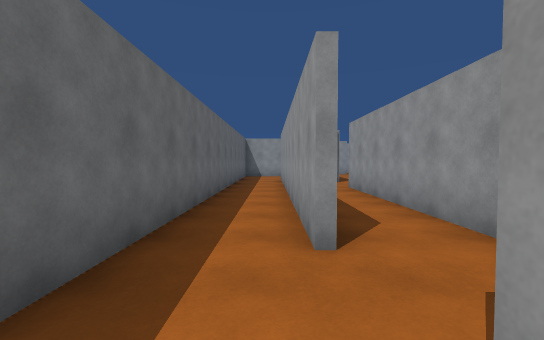
[1] (above)

18 first-person views from a walk through a Unity game level. The camera is 1.5 m above the floor, tilts 2° down and sees 90° across. The floor is counted in squares, 1.8 m on a side. Each view is taken from the middle of a square. On the plan, view 1 faces up. The plan holds only what a view shows up to about 10 squares ahead; the rest is blank. The place goes on beyond the plan. The player is left out.

[2]
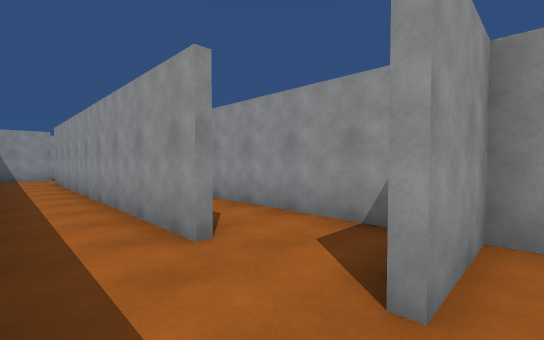

[3]
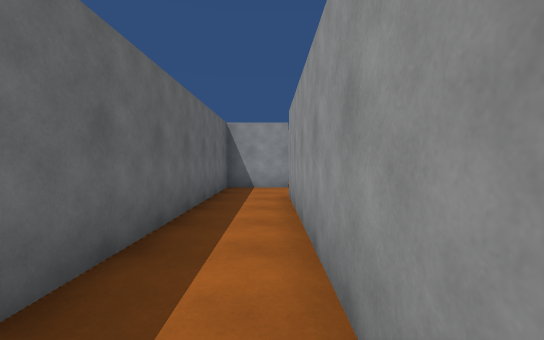

[4]
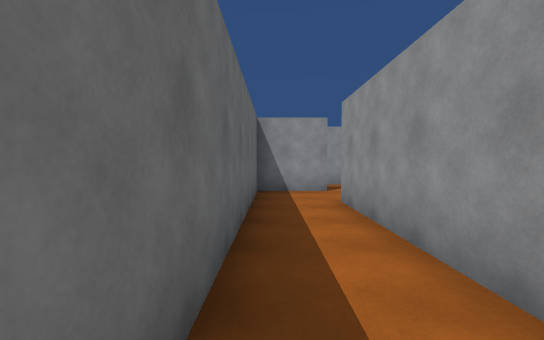

[5]
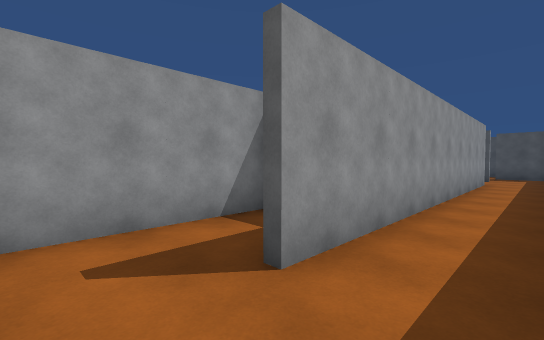

[6]
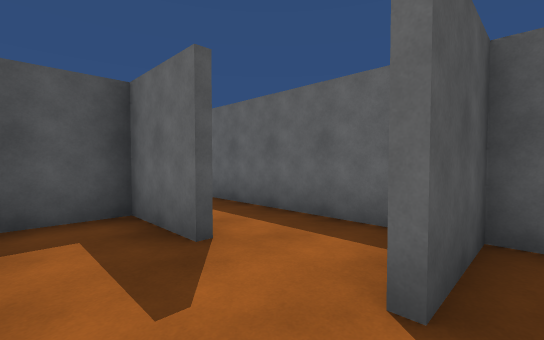

[7]
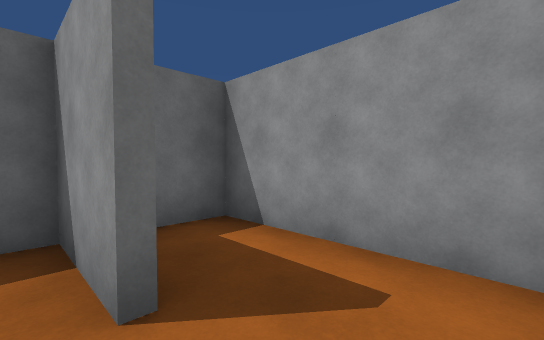

[8]
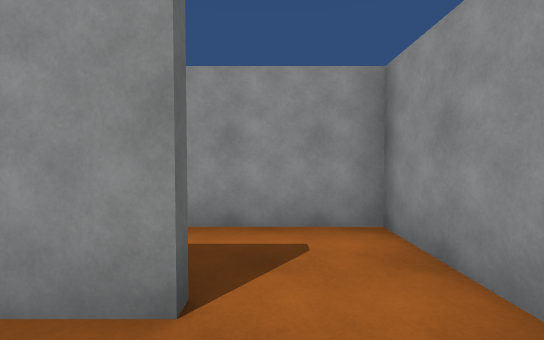

[9]
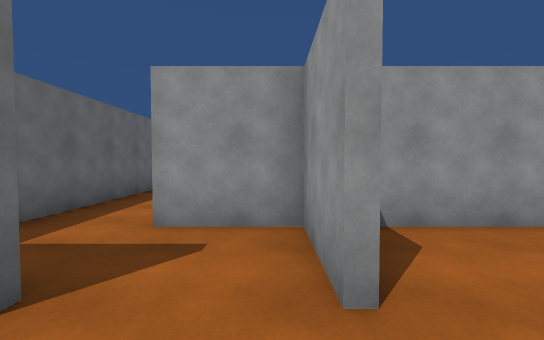

[10]
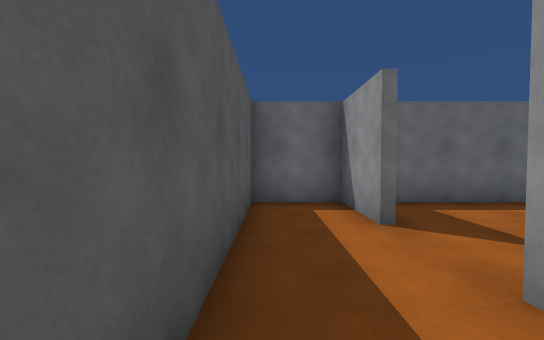

[11]
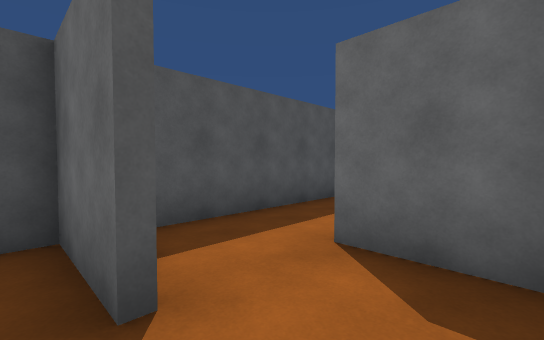

[12]
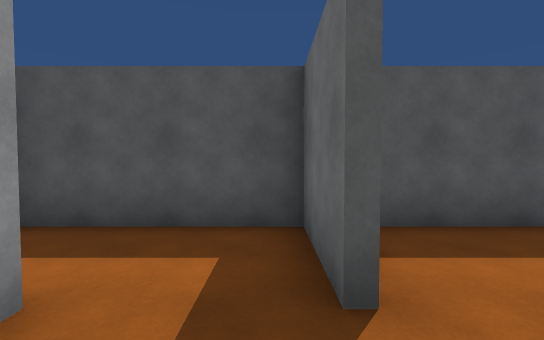

[13]
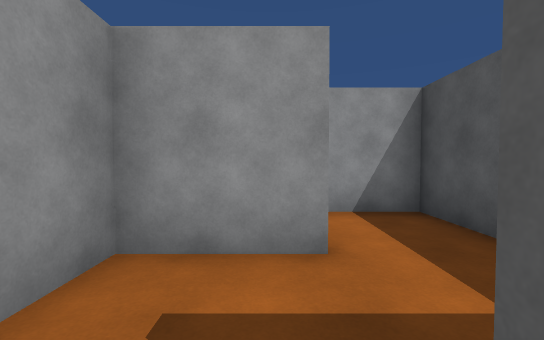

[14]
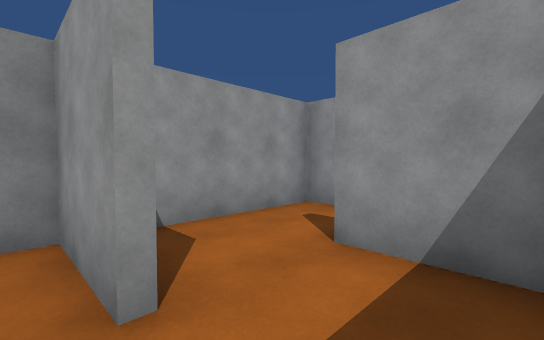

[15]
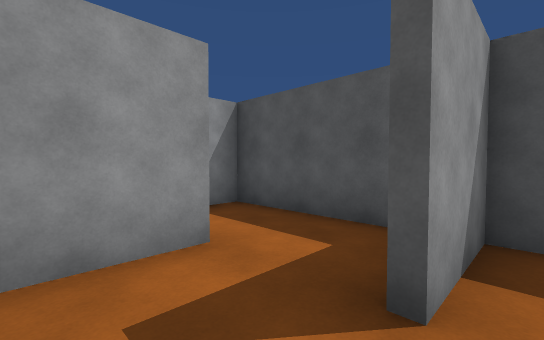

[16]
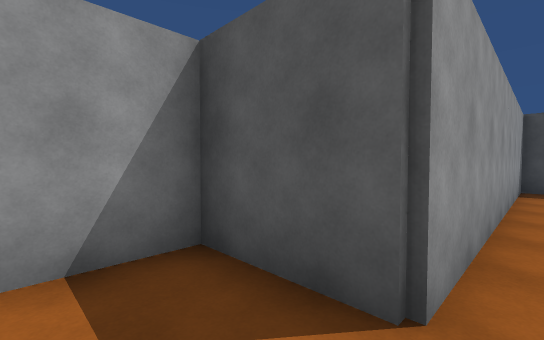

[17]
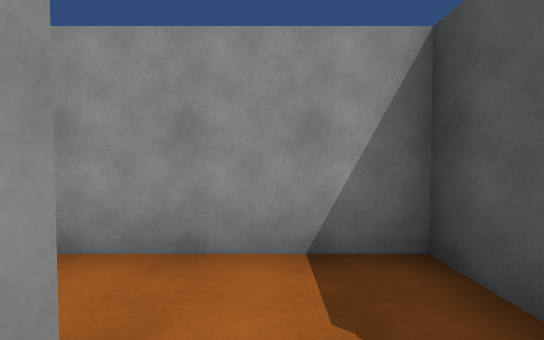

[18]
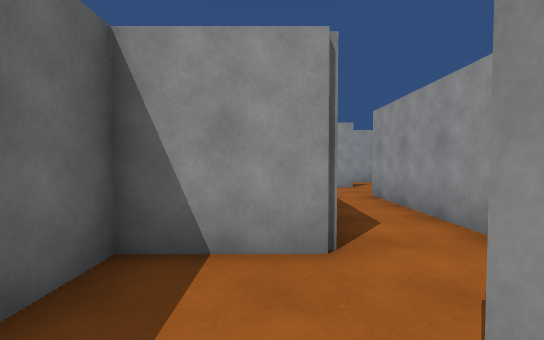

### Floor plan
Ten units are one square. View 1 is at (0, 0); x grows to the right and y downward. Boxes are objects, and circles mark ways between rooms. Rooms are numbered by the first view taken in them; rooms with no view inside come last. Other rooms are left out.
<svg viewBox="-20 -169 135 208">
<path fill="none" stroke="#000" d="M-14 -14 -14 6M24 15 24 -4 5 -4M5 -106 21 -106M24 -108 24 -145M6 -126 6 -110M6 -144 -15 -144M-14 -149 -14 -14M4 -24 4 -125M24 -145 24 -164 -14 -164 -14 -149M-15 -146 5 -146M5 15 -14 15 -14 34 26 34M26 34 38 34M44 -4 32 -4M26 -1 26 15M64 16 64 -4 44 -4M46 14 46 34 65 34M65 34 84 34 84 15M84 -4 72 -4M26 -104 5 -104M6 -110 6 -94M19 -6 24 -6 24 -86M24 -86 44 -86 44 -145M104 16 104 -4 84 -4M92 34 104 34"/>
<circle cx="-5" cy="-10" r="3" fill="#2a7"/>
<circle cx="15" cy="10" r="3" fill="#2a7"/>
<circle cx="15" cy="-150" r="3" fill="#2a7"/>
<circle cx="10" cy="-20" r="3" fill="#2a7"/>
<circle cx="30" cy="25" r="3" fill="#2a7"/>
<circle cx="50" cy="5" r="3" fill="#2a7"/>
<circle cx="70" cy="25" r="3" fill="#2a7"/>
<circle cx="90" cy="5" r="3" fill="#2a7"/>
<circle cx="30" cy="-100" r="3" fill="#2a7"/>
<text x="0" y="0">1</text>
<text x="0" y="-90">2</text>
<text x="10" y="-160">3</text>
<text x="0" y="20">4</text>
<text x="40" y="20">5</text>
<text x="60" y="10">6</text>
<text x="80" y="20">7</text>
<text x="20" y="-60">8</text>
<text x="40" y="-120">9</text>
<text x="100" y="10">10</text>
</svg>
Room 1 opens to room 2. Room 1 opens to room 4. Room 2 opens to room 3. Room 2 opens to room 8. Room 4 opens to room 5. Room 5 opens to room 6. Room 6 opens to room 7. Room 7 opens to room 10. Room 8 opens to room 9.

Where each view was taken, in squares from view 1:
view 1: 0 up, 0 right, facing up
view 2: 0 up, 1 left, facing up-right
view 3: 6 up, 0 right, facing up
view 4: 7 up, 1 left, facing up
view 5: 14 up, 1 left, facing down-right
view 6: 15 up, 2 right, facing down-left
view 7: 14 up, 2 right, facing up-left
view 8: 13 up, 1 right, facing up
view 9: 3 down, 2 right, facing up
view 10: 3 down, 4 right, facing left
view 11: 0 up, 5 right, facing down-left
view 12: 0 up, 5 right, facing down
view 13: 1 down, 4 right, facing right
view 14: 3 down, 6 right, facing up-right
view 15: 0 up, 8 right, facing down-right
view 16: 10 up, 2 right, facing down-right
view 17: 10 up, 2 right, facing right
view 18: 8 up, 2 right, facing up
